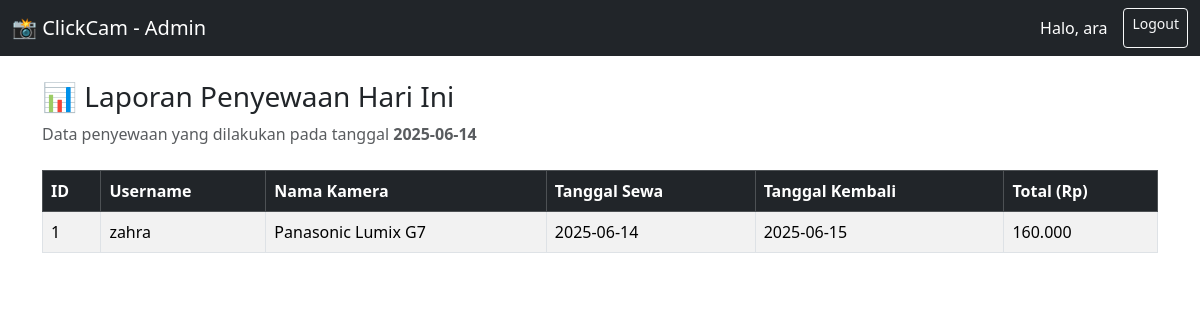
Screenshot of /laporan.php (signed in) with the database file from the repository.
### tables this page shows
CREATE TABLE `penyewaan` (
  `id` int NOT NULL AUTO_INCREMENT,
  `id_user` int DEFAULT NULL,
  `id_kamera` int DEFAULT NULL,
  `tanggal_sewa` date DEFAULT NULL,
  `tanggal_kembali` date DEFAULT NULL,
  `total` decimal(10,2) DEFAULT NULL,
  `created_at` timestamp NULL DEFAULT CURRENT_TIMESTAMP,
  PRIMARY KEY (`id`),
  KEY `id_user` (`id_user`),
  KEY `id_kamera` (`id_kamera`),
  CONSTRAINT `penyewaan_ibfk_1` FOREIGN KEY (`id_user`) REFERENCES `users` (`id`),
  CONSTRAINT `penyewaan_ibfk_2` FOREIGN KEY (`id_kamera`) REFERENCES `kamera` (`id`)
);

CREATE TABLE `users` (
  `id` int NOT NULL AUTO_INCREMENT,
  `username` varchar(50) NOT NULL,
  `password` varchar(255) NOT NULL,
  `role` enum('admin','penyewa') NOT NULL,
  `created_at` timestamp NULL DEFAULT CURRENT_TIMESTAMP,
  PRIMARY KEY (`id`),
  UNIQUE KEY `username` (`username`)
);

CREATE TABLE `kamera` (
  `id` int NOT NULL AUTO_INCREMENT,
  `nama_kamera` varchar(100) NOT NULL,
  `harga_per_hari` decimal(10,2) NOT NULL,
  `stok` int NOT NULL DEFAULT '0',
  `created_at` timestamp NULL DEFAULT CURRENT_TIMESTAMP,
  PRIMARY KEY (`id`)
);

### laporan.php (the view, shortened to what this page needs)
<?php
include 'koneksi.php';
$laporan = $conn->query("CALL sp_laporan_harian()");
?>
<!DOCTYPE html>
<html lang="en">
<head>
    <link href="https://cdn.jsdelivr.net/npm/bootstrap@5.3.3/dist/css/bootstrap.min.css" rel="stylesheet">
</head>
<body>
<?php include 'navbar_admin.php'; ?>
<div class="container mt-4">
    <h3>📊 Laporan Penyewaan Hari Ini</h3>
    <p class="text-muted">Data penyewaan yang dilakukan pada tanggal <strong><?= date('Y-m-d') ?></strong></p>
    <div class="table-responsive mt-4">
        <table class="table table-bordered table-striped">
            <thead class="table-dark">
                <tr>
                    <th>ID</th>
                    <th>Username</th>
                    <th>Nama Kamera</th>
                    <th>Tanggal Sewa</th>
                    <th>Tanggal Kembali</th>
                    <th>Total (Rp)</th>
                </tr>
            </thead>
            <tbody>
                <?php if ($laporan && $laporan->num_rows > 0): ?>
                    <?php while ($row = $laporan->fetch_assoc()): ?>
                        <tr>
                            <td><?= $row['id_penyewaan'] ?></td>
                            <td><?= htmlspecialchars($row['username']) ?></td>
                            <td><?= htmlspecialchars($row['nama_kamera']) ?></td>
                            <td><?= $row['tanggal_sewa'] ?></td>
                            <td><?= $row['tanggal_kembali'] ?></td>
                            <td><?= number_format($row['total'], 0, ',', '.') ?></td>
                        </tr>
                    <?php endwhile; ?>
                <?php else: ?>
                    <tr><td colspan="6" class="text-center">Tidak ada transaksi hari ini.</td></tr>
                <?php endif; ?>
            </tbody>
        </table>
    </div>
</div>
</body>
</html>

### rows the page displays
penyewaan: id "1", id_user.username "zahra", id_kamera.nama_kamera "Panasonic Lumix G7", tanggal_sewa "2025-06-14", tanggal_kembali "2025-06-15", total "160.000"

### other values shown
$_SESSION['username'] "ara"
